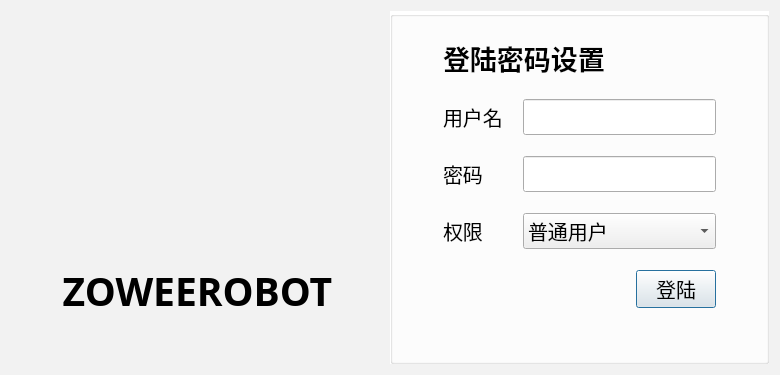
<?xml version="1.0" encoding="UTF-8"?>
<ui version="4.0">
 <class>CLoginDialog</class>
 <widget class="QDialog" name="CLoginDialog">
  <property name="windowModality">
   <enum>Qt::NonModal</enum>
  </property>
  <property name="geometry">
   <rect>
    <x>0</x>
    <y>0</y>
    <width>780</width>
    <height>375</height>
   </rect>
  </property>
  <property name="windowTitle">
   <string>Dialog</string>
  </property>
  <property name="styleSheet">
   <string notr="true">#CLoginDialog
{
	background-color: rgb(242, 242, 242);
}</string>
  </property>
  <property name="modal">
   <bool>true</bool>
  </property>
  <layout class="QGridLayout" name="gridLayout_4">
   <item row="0" column="1" rowspan="4">
    <widget class="QGroupBox" name="groupBox">
     <property name="styleSheet">
      <string notr="true">#groupBox
{
	background-color: rgb(255, 255, 255);
}</string>
     </property>
     <property name="title">
      <string/>
     </property>
     <layout class="QGridLayout" name="gridLayout_2">
      <property name="leftMargin">
       <number>50</number>
      </property>
      <property name="topMargin">
       <number>20</number>
      </property>
      <property name="rightMargin">
       <number>50</number>
      </property>
      <property name="bottomMargin">
       <number>50</number>
      </property>
      <property name="spacing">
       <number>20</number>
      </property>
      <item row="1" column="0">
       <widget class="QLabel" name="label">
        <property name="font">
         <font>
          <family>微软雅黑</family>
          <pointsize>15</pointsize>
         </font>
        </property>
        <property name="text">
         <string>用户名</string>
        </property>
       </widget>
      </item>
      <item row="2" column="0">
       <widget class="QLabel" name="label_5">
        <property name="font">
         <font>
          <family>微软雅黑</family>
          <pointsize>15</pointsize>
         </font>
        </property>
        <property name="text">
         <string>密码</string>
        </property>
       </widget>
      </item>
      <item row="3" column="0">
       <widget class="QLabel" name="label_6">
        <property name="font">
         <font>
          <family>微软雅黑</family>
          <pointsize>15</pointsize>
         </font>
        </property>
        <property name="text">
         <string>权限</string>
        </property>
       </widget>
      </item>
      <item row="0" column="0" colspan="2">
       <widget class="QLabel" name="label_29">
        <property name="sizePolicy">
         <sizepolicy hsizetype="Preferred" vsizetype="Fixed">
          <horstretch>0</horstretch>
          <verstretch>0</verstretch>
         </sizepolicy>
        </property>
        <property name="font">
         <font>
          <family>微软雅黑</family>
          <pointsize>20</pointsize>
          <weight>75</weight>
          <bold>true</bold>
         </font>
        </property>
        <property name="text">
         <string>登陆密码设置</string>
        </property>
       </widget>
      </item>
      <item row="3" column="1">
       <widget class="QComboBox" name="permission">
        <property name="sizePolicy">
         <sizepolicy hsizetype="Preferred" vsizetype="Fixed">
          <horstretch>0</horstretch>
          <verstretch>0</verstretch>
         </sizepolicy>
        </property>
        <property name="font">
         <font>
          <family>微软雅黑</family>
          <pointsize>15</pointsize>
         </font>
        </property>
        <item>
         <property name="text">
          <string>普通用户</string>
         </property>
        </item>
        <item>
         <property name="text">
          <string>高级用户</string>
         </property>
        </item>
        <item>
         <property name="text">
          <string>超级用户</string>
         </property>
        </item>
       </widget>
      </item>
      <item row="1" column="1">
       <widget class="QLineEdit" name="user">
        <property name="sizePolicy">
         <sizepolicy hsizetype="Preferred" vsizetype="Fixed">
          <horstretch>0</horstretch>
          <verstretch>0</verstretch>
         </sizepolicy>
        </property>
        <property name="font">
         <font>
          <family>微软雅黑</family>
          <pointsize>15</pointsize>
         </font>
        </property>
        <property name="text">
         <string/>
        </property>
        <property name="alignment">
         <set>Qt::AlignRight|Qt::AlignTrailing|Qt::AlignVCenter</set>
        </property>
       </widget>
      </item>
      <item row="2" column="1">
       <widget class="QLineEdit" name="password">
        <property name="sizePolicy">
         <sizepolicy hsizetype="Preferred" vsizetype="Fixed">
          <horstretch>0</horstretch>
          <verstretch>0</verstretch>
         </sizepolicy>
        </property>
        <property name="font">
         <font>
          <family>微软雅黑</family>
          <pointsize>15</pointsize>
         </font>
        </property>
        <property name="text">
         <string/>
        </property>
        <property name="echoMode">
         <enum>QLineEdit::Password</enum>
        </property>
        <property name="alignment">
         <set>Qt::AlignRight|Qt::AlignTrailing|Qt::AlignVCenter</set>
        </property>
       </widget>
      </item>
      <item row="4" column="0" colspan="2">
       <layout class="QGridLayout" name="gridLayout_3">
        <item row="0" column="0">
         <spacer name="horizontalSpacer">
          <property name="orientation">
           <enum>Qt::Horizontal</enum>
          </property>
          <property name="sizeHint" stdset="0">
           <size>
            <width>40</width>
            <height>20</height>
           </size>
          </property>
         </spacer>
        </item>
        <item row="0" column="1">
         <widget class="QPushButton" name="login">
          <property name="sizePolicy">
           <sizepolicy hsizetype="Fixed" vsizetype="Fixed">
            <horstretch>0</horstretch>
            <verstretch>0</verstretch>
           </sizepolicy>
          </property>
          <property name="font">
           <font>
            <family>微软雅黑</family>
            <pointsize>15</pointsize>
           </font>
          </property>
          <property name="text">
           <string>登陆</string>
          </property>
         </widget>
        </item>
       </layout>
      </item>
     </layout>
    </widget>
   </item>
   <item row="1" column="0">
    <widget class="QLabel" name="label_7">
     <property name="sizePolicy">
      <sizepolicy hsizetype="Preferred" vsizetype="Fixed">
       <horstretch>0</horstretch>
       <verstretch>0</verstretch>
      </sizepolicy>
     </property>
     <property name="font">
      <font>
       <family>微软雅黑</family>
       <pointsize>29</pointsize>
       <weight>75</weight>
       <bold>true</bold>
      </font>
     </property>
     <property name="text">
      <string>ZOWEEROBOT</string>
     </property>
     <property name="alignment">
      <set>Qt::AlignCenter</set>
     </property>
    </widget>
   </item>
   <item row="2" column="0">
    <spacer name="verticalSpacer">
     <property name="orientation">
      <enum>Qt::Vertical</enum>
     </property>
     <property name="sizeType">
      <enum>QSizePolicy::Preferred</enum>
     </property>
     <property name="sizeHint" stdset="0">
      <size>
       <width>20</width>
       <height>40</height>
      </size>
     </property>
    </spacer>
   </item>
   <item row="0" column="0">
    <widget class="QFrame" name="frame">
     <property name="sizePolicy">
      <sizepolicy hsizetype="Preferred" vsizetype="Expanding">
       <horstretch>0</horstretch>
       <verstretch>0</verstretch>
      </sizepolicy>
     </property>
     <property name="styleSheet">
      <string notr="true"/>
     </property>
     <property name="frameShape">
      <enum>QFrame::NoFrame</enum>
     </property>
     <property name="frameShadow">
      <enum>QFrame::Raised</enum>
     </property>
    </widget>
   </item>
  </layout>
 </widget>
 <resources/>
 <connections/>
</ui>
